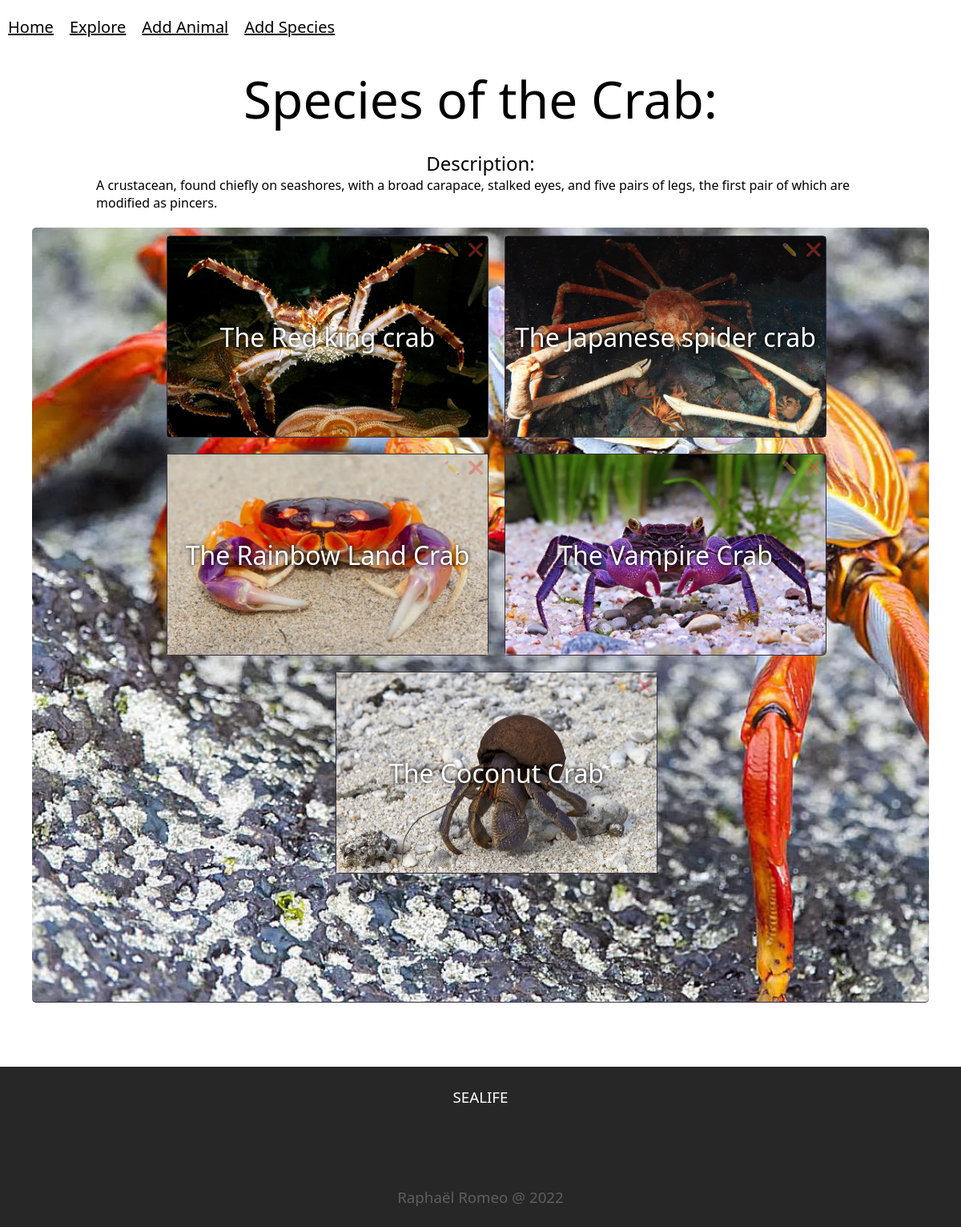
The page /afficheCategory/58/ on the database its author committed.
### sealife/models.py (models this page shows, shortened)
class Categories(models.Model):
    name = models.CharField(max_length=100)
    description = models.TextField(null=True, blank=True)
    image = models.ImageField(upload_to='images')

class Animal(models.Model):
    category = models.ForeignKey(Categories, on_delete=models.CASCADE, null="true")
    species = models.CharField(max_length=100)
    image = models.ImageField(upload_to='images')
    date_discovered = models.DateField(blank=False,default=django.utils.timezone.now)
    size = models.IntegerField(blank=False)
    weight = models.FloatField(blank=False)
    lifespan = models.IntegerField(blank=False)
    depth = models.IntegerField(blank=False)
    locations = models.TextField(null=True, blank=True)
    description = models.TextField(null=True, blank=True)
    def __str__(self):
        name = f"The {self.species}"
        return name

### sealife/views.py (the view)
# urls.py: path('afficheCategory/<int:id>/',views.afficheCategory),
def afficheCategory(request, id):
    animal = models.Categories.objects.get(pk=id)
    species = list(models.Animal.objects.filter(category=models.Categories.objects.get(pk=id)))
    return render(request,"category.html",{'liste': species,'animal': animal})

### sealife/templates/category.html (shortened to what this page needs)
{% extends "main.html" %} <!-- si le gabarit n'est pas dans templates mais dans le
{% block content %}
<div class="affiche">
<h1 class="show_title"> Species of the {{animal.name}}: </h1>
        <h2>Description: </h2>
		<p>{{animal.description}}</p>
<ol>
        {% for l in liste %}
            <li class="categories category_text"><h4 class="name_animal"> {{l}} </h4><a class="image_animal" href="/sealife/affiche/{{l.id}}"><img class="image_animal" src="/sealife{{l.image.url}}"/></a> {{l}} <div class="actions"><a class="category_text" href="/sealife/update/{{l.id}}"> ✏️ </a><a class="category_text" href="/sealife/delete/{{l.id}}"> ❌ </a></div></li>
        {%endfor%}
</ol>
</div>
{% endblock %}

### sealife/static/main.css (style rules this page uses)
* { font-family: 'Segoe UI', Tahoma, Geneva, Verdana, sans-serif;margin:0px;font-weight:1; }
html { overflow-x:hidden; }
body { overflow-x:hidden;background:transparent;min-height:100vh;display:flex;align-items:center;flex-direction:column;position:relative }
a { color:white }
ol { width:auto;list-style:none;display:flex;flex-wrap:wrap;justify-content:center;grid-column:1/7;border-bottom:1px solid #342f40;padding-bottom:150px; }
.categories { border-radius:5px;min-width:400px;height:250px;border:1px solid #342f40;margin:10px;display:flex;justify-content:center;align-items:center;flex-direction:column; }
.actions { display:flex;justify-content:flex-end;width:400px;position:absolute;pointer-events:none;height:250px; }
.actions > a { pointer-events:all;text-decoration:none;margin:5px;height:15px;opacity:40% }
.name_animal { position:absolute;color:white;text-shadow:0px 0px 5px black;z-index:1;pointer-events:none;font-size:32px }
.show_title { font-size:64px;text-shadow:0px 0px 5px white }
.affiche > ol { min-height:80vh;margin-top:20px;width:90%;align-content:center; }
.affiche > h1 , .affiche > p { padding-right:10%;padding-left:10% }
.affiche > h1 { padding-bottom:20px }
.affiche { min-height:100vh;width:100%;margin-top:80px;margin-bottom:80px;display:flex;flex-direction:column;align-items:center }
.image_animal { position:absolute;width:400px;height:250px;object-fit:cover; }

### rows shown on the page
Categories: name "Crab", description "A crustacean, found chiefly on seashores, with a broad carapace, stalked eyes, and five pairs of legs, the first pair of which are modified as pincers."
Animal: image (picture), species "The Red king crab"
Animal: image (picture), species "The Japanese spider crab"
Animal: image (picture), species "The Rainbow Land Crab"
Animal: image (picture), species "The Vampire Crab"
Animal: image (picture), species "The Coconut Crab"
